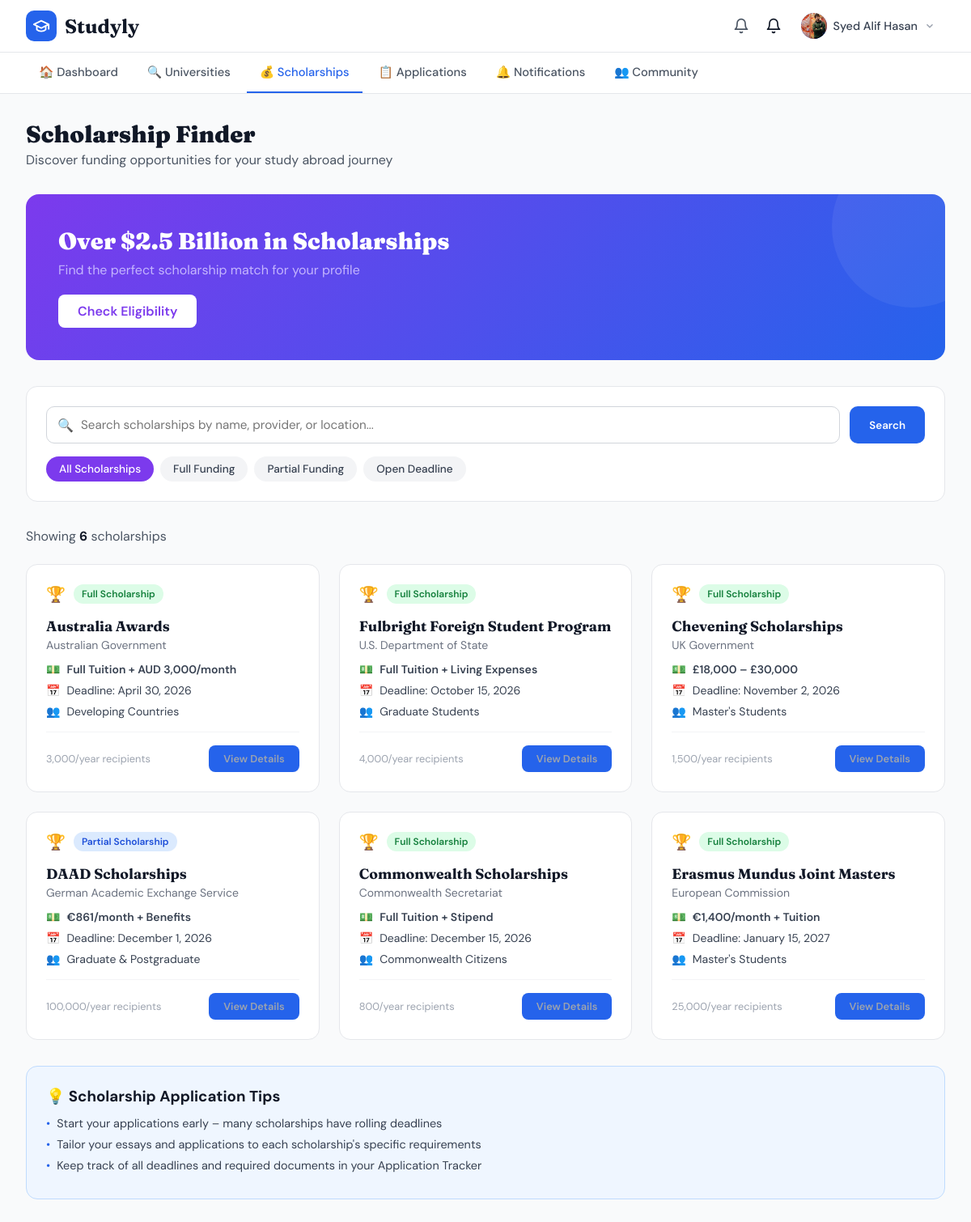
Screenshot of /scholarships/ (signed in) with the database file from the repository.
### users/models.py (models this page shows, shortened)
class User(AbstractUser):
    ROLE_CHOICES = [
        ('student', 'Student'),
        ('admin', 'Admin'),
        ('consultant', 'Educational Consultant'),
    ]
    role = models.CharField(max_length=20, choices=ROLE_CHOICES, default='student')

class Profile(models.Model):
    user = models.OneToOneField(
        User,
        on_delete=models.CASCADE,
        related_name='profile'
    )
    phone_number = models.CharField(max_length=20, blank=True, null=True)
    date_of_birth = models.DateField(blank=True, null=True)
    address = models.TextField(blank=True, null=True)
    profile_picture = models.ImageField(
        upload_to='profile_pics/', blank=True, null=True
    )
    GPA = models.FloatField(null=True, blank=True)
    degree_level = models.CharField(
        max_length=50,
        choices=[
            ('bachelor', "Bachelor's"),
            ('master', "Master's"),
            ('phd', 'PhD'),
        ],
        blank=True,
        null=True
    )
    english_proficiency = models.CharField(
        max_length=50,
        choices=[
            ('ielts', 'IELTS'),
            ('toefl', 'TOEFL'),
            ('none', 'None'),
        ],
        blank=True,
        null=True
    )
    english_score = models.FloatField(null=True, blank=True)
    work_experience_years = models.IntegerField(default=0)
    preferred_countries = models.CharField(max_length=255, blank=True, null=True)
    budget = models.DecimalField(
        max_digits=10, decimal_places=2, null=True, blank=True
    )
    created_at = models.DateTimeField(auto_now_add=True)
    updated_at = models.DateTimeField(auto_now=True)

### scholarships/models.py (models this page shows, shortened)
class Scholarship(models.Model):
    CATEGORY_CHOICES = [
        ('merit', 'Merit-Based'),
        ('need', 'Need-Based'),
        ('sports', 'Sports'),
        ('research', 'Research'),
    ]
    FUNDING_TYPE_CHOICES = [
        ('full', 'Full Funding'),
        ('partial', 'Partial Funding'),
    ]
    title = models.CharField(max_length=255)
    description = models.TextField()
    provider = models.CharField(max_length=255, blank=True, null=True)
    university = models.ForeignKey(
        University,
        on_delete=models.SET_NULL,
        related_name='scholarships',
        null=True,
        blank=True
    )
    amount = models.DecimalField(
        max_digits=12, decimal_places=2,
        null=True, blank=True
    )
    amount_display = models.CharField(
        max_length=150, blank=True, null=True,
        help_text="e.g. Full Tuition + Living Expenses"
    )
    funding_type = models.CharField(
        max_length=10,
        choices=FUNDING_TYPE_CHOICES,
        default='full'
    )
    category = models.CharField(
        max_length=50,
        choices=CATEGORY_CHOICES,
        default='merit'
    )
    deadline = models.DateField()
    target_group = models.CharField(
        max_length=150, blank=True, null=True,
        help_text="e.g. Graduate Students"
    )
    recipients_per_year = models.CharField(
        max_length=50, blank=True, null=True,
        help_text="e.g. 4,000"
    )
    min_gpa_required = models.FloatField(null=True, blank=True)
    min_ielts_required = models.FloatField(null=True, blank=True)
    created_at = models.DateTimeField(auto_now_add=True)
    updated_at = models.DateTimeField(auto_now=True)
    class Meta:
        ordering = ['deadline']
    def is_full_funding(self):
        return self.funding_type == 'full'

### scholarships/views.py (the view)
# urls.py: path('',          views.scholarship_list,   name='list'),
@login_required
def scholarship_list(request):
    scholarships = Scholarship.objects.all()
    query = request.GET.get('q', '')
    if query:
        scholarships = scholarships.filter(
            Q(title__icontains=query) |
            Q(provider__icontains=query) |
            Q(description__icontains=query)
        )
    funding_filter = request.GET.get('funding', '')
    if funding_filter == 'full':
        scholarships = scholarships.filter(funding_type='full')
    elif funding_filter == 'partial':
        scholarships = scholarships.filter(funding_type='partial')
    elif funding_filter == 'open':
        scholarships = scholarships.filter(deadline__gte=timezone.now().date())
    total = scholarships.count()
    return render(request, 'scholarships/scholarships.html', {
        'scholarships': scholarships,
        'total': total,
        'query': query,
        'funding_filter': funding_filter,
    })

### users/context_processors.py (called while the page is built)
def unread_notifications(request):
    if request.user.is_authenticated:
        from notifications.models import Notification
        count = Notification.objects.filter(user=request.user, is_read=False).count()
        return {'unread_notif_count': count}
    return {'unread_notif_count': 0}

### templates/scholarships/scholarships.html (shortened to what this page needs)
{% extends "base.html" %}
{% block nav_scholarships %}active{% endblock %}
{% block content %}
<main>
  <h1 class="page-title">Scholarship Finder</h1>
  <p class="page-subtitle">Discover funding opportunities for your study abroad journey</p>
  <div class="hero-banner">
    <h2>Over $2.5 Billion in Scholarships</h2>
    <p>Find the perfect scholarship match for your profile</p>
    <a href="{% url 'eligibility:check' %}">Check Eligibility</a>
  </div>
  <div class="search-card">
    <form method="get" action="{% url 'scholarships:list' %}">
      <div class="search-row">
        <div class="search-input-wrap">
          <span class="search-icon">🔍</span>
          <input type="text" name="q" value="{{ query }}" placeholder="Search scholarships by name, provider, or location...">
        </div>
        <button type="submit" class="search-btn">Search</button>
      </div>
      <div class="pills">
        <a href="{% url 'scholarships:list' %}{% if query %}?q={{ query }}{% endif %}"
           class="pill {% if not funding_filter %}active{% endif %}">All Scholarships</a>
        <a href="?funding=full{% if query %}&q={{ query }}{% endif %}"
           class="pill {% if funding_filter == 'full' %}active{% endif %}">Full Funding</a>
        <a href="?funding=partial{% if query %}&q={{ query }}{% endif %}"
           class="pill {% if funding_filter == 'partial' %}active{% endif %}">Partial Funding</a>
        <a href="?funding=open{% if query %}&q={{ query }}{% endif %}"
           class="pill {% if funding_filter == 'open' %}active{% endif %}">Open Deadline</a>
      </div>
    </form>
  </div>
  <p class="results-count">Showing <strong>{{ total }}</strong> scholarship{{ total|pluralize }}</p>
  {% if scholarships %}
    <div class="schol-grid">
      {% for s in scholarships %}
        <a href="{% url 'scholarships:detail' s.pk %}" class="schol-card">
          <div class="schol-top">
            <span style="font-size:1.2rem;">🏆</span>
            {% if s.is_full_funding %}
              <span class="badge badge-full">Full Scholarship</span>
            {% else %}
              <span class="badge badge-partial">Partial Scholarship</span>
            {% endif %}
          </div>
          <div class="schol-name">{{ s.title }}</div>
          <div class="schol-provider">{{ s.provider }}</div>
          <div class="schol-details">
            {% if s.amount_display %}
              <div class="schol-detail">💵 <span class="amount">{{ s.amount_display }}</span></div>
            {% endif %}
            <div class="schol-detail">📅 <span>Deadline: {{ s.deadline|date:"F j, Y" }}</span></div>
            {% if s.target_group %}
              <div class="schol-detail">👥 <span>{{ s.target_group }}</span></div>
            {% endif %}
          </div>
          <div class="schol-footer">
            <span>{% if s.recipients_per_year %}{{ s.recipients_per_year }}/year recipients{% endif %}</span>
            <span class="check-btn">View Details</span>
          </div>
        </a>
      {% endfor %}
    </div>
  {% else %}
    <div class="empty-state">
      <h3>No scholarships found</h3>
      <p>Try a different search term or filter.</p>
    </div>
  {% endif %}
  <div class="tips-box">
    <h3>💡 Scholarship Application Tips</h3>
    <div class="tip-item"><span class="tip-dot">•</span><span>Start your applications early – many scholarships have rolling deadlines</span></div>
    <div class="tip-item"><span class="tip-dot">•</span><span>Tailor your essays and applications to each scholarship's specific requirements</span></div>
    <div class="tip-item"><span class="tip-dot">•</span><span>Keep track of all deadlines and required documents in your Application Tracker</span></div>
  </div>
</main>
{% endblock %}

### templates/base.html (shortened to what this page needs)
<!DOCTYPE html>
<html lang="en">
<head>
</head>
<body>
{% if user.is_authenticated and not skip_nav %}
<nav class="top-nav">
  <div class="top-nav-inner">
    <a href="{% url 'dashboard:dashboard' %}" class="logo">
      <div class="logo-icon">
        <svg xmlns="http://www.w3.org/2000/svg" width="22" height="22" fill="none" stroke="white" stroke-width="2" stroke-linecap="round" stroke-linejoin="round" viewBox="0 0 24 24">
          <path d="M22 10v6M2 10l10-5 10 5-10 5z"/><path d="M6 12v5c3 3 9 3 12 0v-5"/>
        </svg>
      </div>
      <span class="logo-text">Studyly</span>
    </a>
    <div class="nav-right">
     <a href="{% url 'notifications:list' %}" class="bell-btn" style="position:relative;">
  <svg xmlns="http://www.w3.org/2000/svg" width="20" height="20" fill="none" stroke="currentColor" stroke-width="2" stroke-linecap="round" stroke-linejoin="round" viewBox="0 0 24 24">
    <path d="M18 8A6 6 0 0 0 6 8c0 7-3 9-3 9h18s-3-2-3-9"/><path d="M13.73 21a2 2 0 0 1-3.46 0"/>
  </svg>
</a>
        <svg xmlns="http://www.w3.org/2000/svg" width="20" height="20" fill="none" stroke="currentColor" stroke-width="2" stroke-linecap="round" stroke-linejoin="round" viewBox="0 0 24 24">
          <path d="M18 8A6 6 0 0 0 6 8c0 7-3 9-3 9h18s-3-2-3-9"/><path d="M13.73 21a2 2 0 0 1-3.46 0"/>
        </svg>
      <div class="user-dropdown-wrap" id="userDropdown">
        <div class="user-btn" onclick="toggleDropdown()">
          <div class="user-avatar">
            {% if user.profile.profile_picture %}
              <img src="{{ user.profile.profile_picture.url }}" alt="avatar">
            {% else %}
              <svg xmlns="http://www.w3.org/2000/svg" width="16" height="16" fill="none" stroke="white" stroke-width="2" stroke-linecap="round" stroke-linejoin="round" viewBox="0 0 24 24">
                <path d="M20 21v-2a4 4 0 0 0-4-4H8a4 4 0 0 0-4 4v2"/><circle cx="12" cy="7" r="4"/>
              </svg>
            {% endif %}
          </div>
          <span class="user-name">{{ user.get_full_name|default:user.username }}</span>
          <svg class="chevron" xmlns="http://www.w3.org/2000/svg" width="14" height="14" fill="none" stroke="currentColor" stroke-width="2.5" viewBox="0 0 24 24"><polyline points="6 9 12 15 18 9"/></svg>
        </div>
      </div>
    </div>
  </div>
</nav>
<div class="sec-nav">
  <div class="sec-nav-inner">
    <a href="{% url 'dashboard:dashboard' %}"  class="nav-link {% block nav_dashboard %}{% endblock %}">🏠 Dashboard</a>
    <a href="{% url 'universities:list' %}"    class="nav-link {% block nav_universities %}{% endblock %}">🔍 Universities</a>
    <a href="{% url 'scholarships:list' %}"    class="nav-link {% block nav_scholarships %}{% endblock %}">💰 Scholarships</a>
    <a href="{% url 'applications:list' %}"    class="nav-link {% block nav_applications %}{% endblock %}">📋 Applications</a>
    <a href="{% url 'notifications:list' %}"   class="nav-link {% block nav_notifications %}{% endblock %}">🔔 Notifications</a>
      <a href="{% url 'community:list' %}" class="nav-link {% if active_nav == 'community' %}nav-link--active{% endif %}">👥 Community</a>
  </div>
</div>
{% endif %}
{% block content %}{% endblock %}
</body>
</html>

### templates/base.html (style rules this page uses)
*, *::before, *::after { box-sizing: border-box; margin: 0; padding: 0; }
body { font-family: 'DM Sans', sans-serif; background: #f9fafb; color: #111827; }
a { text-decoration: none; color: inherit; }
.top-nav { background: white; border-bottom: 1px solid #e5e7eb; position: sticky; top: 0; z-index: 200; }
.top-nav-inner { max-width: 1280px; margin: 0 auto; padding: 0 2rem; display: flex; align-items: center; justify-content: space-between; height: 64px; }
.logo { display: flex; align-items: center; gap: 10px; }
.logo-icon { background: #2563eb; padding: 8px; border-radius: 10px; display: flex; }
.logo-text { font-family: 'Fraunces', serif; font-size: 1.5rem; font-weight: 700; }
.nav-right { display: flex; align-items: center; gap: 12px; }
.bell-btn { padding: 8px; color: #4b5563; display: flex; align-items: center; }
.user-dropdown-wrap { position: relative; }
.user-btn { display: flex; align-items: center; gap: 8px; padding: 6px 12px; border-radius: 8px; cursor: pointer; transition: background .15s; }
.user-avatar { width: 34px; height: 34px; background: #2563eb; border-radius: 50%; display: flex; align-items: center; justify-content: center; flex-shrink: 0; overflow: hidden; }
.user-avatar img { width: 100%; height: 100%; object-fit: cover; }
.user-name { font-size: .9rem; font-weight: 500; color: #374151; }
.chevron { color: #9ca3af; transition: transform .2s; }
.sec-nav { background: white; border-bottom: 1px solid #e5e7eb; }
.sec-nav-inner { max-width: 1280px; margin: 0 auto; padding: 0 2rem; display: flex; gap: 4px; overflow-x: auto; }
.nav-link { display: flex; align-items: center; gap: 8px; padding: 14px 16px; border-bottom: 2px solid transparent; color: #4b5563; font-weight: 500; font-size: .92rem; white-space: nowrap; transition: color .15s; }
.nav-link.active { border-bottom-color: #2563eb; color: #2563eb; }

### rows the page displays
User: profile.profile_picture (picture), get_full_name "Syed Alif Hasan"
Scholarship: funding_type "Full Scholarship", title "Australia Awards", provider "Australian Government", amount_display "Full Tuition + AUD 3,000/month", deadline "April 30, 2026", target_group "Developing Countries", recipients_per_year "3,000"
Scholarship: funding_type "Full Scholarship", title "Fulbright Foreign Student Program", provider "U.S. Department of State", amount_display "Full Tuition + Living Expenses", deadline "October 15, 2026", target_group "Graduate Students", recipients_per_year "4,000"
Scholarship: funding_type "Full Scholarship", title "Chevening Scholarships", provider "UK Government", amount_display "£18,000 – £30,000", deadline "November 2, 2026", target_group "Master's Students", recipients_per_year "1,500"
Scholarship: funding_type "Partial Scholarship", title "DAAD Scholarships", provider "German Academic Exchange Service", amount_display "€861/month + Benefits", deadline "December 1, 2026", target_group "Graduate & Postgraduate", recipients_per_year "100,000"
Scholarship: funding_type "Full Scholarship", title "Commonwealth Scholarships", provider "Commonwealth Secretariat", amount_display "Full Tuition + Stipend", deadline "December 15, 2026", target_group "Commonwealth Citizens", recipients_per_year "800"
Scholarship: funding_type "Full Scholarship", title "Erasmus Mundus Joint Masters", provider "European Commission", amount_display "€1,400/month + Tuition", deadline "January 15, 2027", target_group "Master's Students", recipients_per_year "25,000"

### other values shown
{{ total }} "6"
